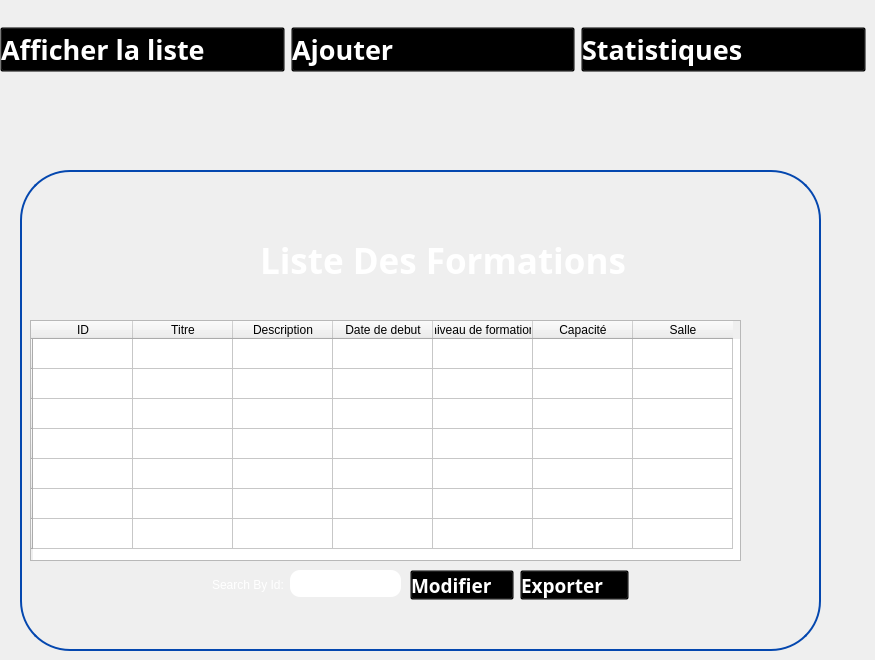
   <widget class="QWidget" name="listeformation">
    <widget class="QGroupBox" name="groupBox_10">
     <property name="geometry">
      <rect>
       <x>20</x>
       <y>170</y>
       <width>801</width>
       <height>481</height>
      </rect>
     </property>
     <property name="styleSheet">
      <string notr="true">QGroupBox {
	border-radius:50px;
    border: 2px solid #0447AF; /* Red border */
}
</string>
     </property>
     <property name="title">
      <string/>
     </property>
     <widget class="QLabel" name="label_29">
      <property name="geometry">
       <rect>
        <x>120</x>
        <y>50</y>
        <width>81</width>
        <height>81</height>
       </rect>
      </property>
      <property name="text">
       <string/>
      </property>
      <property name="pixmap">
       <pixmap>:/Desktop/imageprojetcpp/gestion-de-projet.png</pixmap>
      </property>
      <property name="scaledContents">
       <bool>true</bool>
      </property>
     </widget>
     <widget class="QLabel" name="label_30">
      <property name="geometry">
       <rect>
        <x>240</x>
        <y>60</y>
        <width>521</width>
        <height>61</height>
       </rect>
      </property>
      <property name="font">
       <font>
        <family>Plus Jakarta Sans</family>
        <pointsize>26</pointsize>
        <weight>75</weight>
        <bold>true</bold>
       </font>
      </property>
      <property name="styleSheet">
       <string notr="true">color:white;
    background: transparent;
</string>
      </property>
      <property name="text">
       <string>Liste Des Formations</string>
      </property>
     </widget>
     <widget class="Line" name="line_42">
      <property name="geometry">
       <rect>
        <x>220</x>
        <y>570</y>
        <width>118</width>
        <height>3</height>
       </rect>
      </property>
      <property name="orientation">
       <enum>Qt::Horizontal</enum>
      </property>
     </widget>
     <widget class="QTableWidget" name="tableWidget_3">
      <property name="geometry">
       <rect>
        <x>10</x>
        <y>150</y>
        <width>711</width>
        <height>241</height>
       </rect>
      </property>
      <property name="styleSheet">
       <string notr="true">QTableWidget::horizontalHeader {
    background:transparent;
    color: white;
}</string>
      </property>
      <row>
       <property name="text">
        <string/>
       </property>
      </row>
      <row>
       <property name="text">
        <string/>
       </property>
      </row>
      <row>
       <property name="text">
        <string/>
       </property>
      </row>
      <row>
       <property name="text">
        <string/>
       </property>
      </row>
      <row>
       <property name="text">
        <string/>
       </property>
      </row>
      <row>
       <property name="text">
        <string/>
       </property>
      </row>
      <row>
       <property name="text">
        <string/>
       </property>
      </row>
      <column>
       <property name="text">
        <string>ID</string>
       </property>
      </column>
      <column>
       <property name="text">
        <string>Titre</string>
       </property>
      </column>
      <column>
       <property name="text">
        <string>Description</string>
       </property>
      </column>
      <column>
       <property name="text">
        <string>Date de debut</string>
       </property>
      </column>
      <column>
       <property name="text">
        <string>niveau de formation</string>
       </property>
      </column>
      <column>
       <property name="text">
        <string>Capacité</string>
       </property>
      </column>
      <column>
       <property name="text">
        <string>Salle</string>
       </property>
      </column>
     </widget>
     <widget class="QLineEdit" name="lineEdit_7">
      <property name="geometry">
       <rect>
        <x>1351</x>
        <y>501</y>
        <width>111</width>
        <height>20</height>
       </rect>
      </property>
      <property name="styleSheet">
       <string notr="true">background:transparent;
border-radius:20px;
border-color:blue;
color:white;</string>
      </property>
      <property name="text">
       <string>Search By Id:</string>
      </property>
     </widget>
     <widget class="QGroupBox" name="horizontalGroupBox_9">
      <property name="geometry">
       <rect>
        <x>720</x>
        <y>220</y>
        <width>191</width>
        <height>51</height>
       </rect>
      </property>
      <property name="styleSheet">
       <string notr="true">background:transparent;
border:transparent;</string>
      </property>
      <layout class="QHBoxLayout" name="horizontalLayout_7"/>
     </widget>
     <widget class="QPushButton" name="pushButton_39">
      <property name="geometry">
       <rect>
        <x>500</x>
        <y>400</y>
        <width>109</width>
        <height>30</height>
       </rect>
      </property>
      <property name="font">
       <font>
        <family>Gill Sans MT</family>
        <pointsize>14</pointsize>
        <weight>75</weight>
        <bold>true</bold>
       </font>
      </property>
      <property name="styleSheet">
       <string notr="true">QPushButton:hover {
    color: red;
    background: transparent;
}

QPushButton {
    text-align: left;
    background: transparent;
    color: rgb(255,255,255);
}

</string>
      </property>
      <property name="text">
       <string>Exporter</string>
      </property>
      <property name="icon">
       <iconset>
        <normaloff>:/Desktop/imageprojetcpp/pdf.png</normaloff>:/Desktop/imageprojetcpp/pdf.png</iconset>
      </property>
      <property name="iconSize">
       <size>
        <width>25</width>
        <height>25</height>
       </size>
      </property>
     </widget>
     <widget class="QPushButton" name="pushButton_40">
      <property name="geometry">
       <rect>
        <x>390</x>
        <y>400</y>
        <width>104</width>
        <height>30</height>
       </rect>
      </property>
      <property name="font">
       <font>
        <family>Gill Sans MT</family>
        <pointsize>14</pointsize>
        <weight>75</weight>
        <bold>true</bold>
       </font>
      </property>
      <property name="styleSheet">
       <string notr="true">QPushButton:hover {
    color: red;
    background: transparent;
}

QPushButton {
    text-align: left;
    background: transparent;
    color: rgb(255,255,255);
}

</string>
      </property>
      <property name="text">
       <string>Modifier</string>
      </property>
      <property name="icon">
       <iconset>
        <normaloff>:/Desktop/imageprojetcpp/crayon.png</normaloff>:/Desktop/imageprojetcpp/crayon.png</iconset>
      </property>
      <property name="iconSize">
       <size>
        <width>25</width>
        <height>25</height>
       </size>
      </property>
     </widget>
     <widget class="QLineEdit" name="lineEdit_13">
      <property name="geometry">
       <rect>
        <x>190</x>
        <y>400</y>
        <width>111</width>
        <height>30</height>
       </rect>
      </property>
      <property name="styleSheet">
       <string notr="true">background:transparent;
border-radius:20px;
border-color:blue;
color:white;</string>
      </property>
      <property name="text">
       <string>Search By Id:</string>
      </property>
     </widget>
     <widget class="QLabel" name="label_9">
      <property name="geometry">
       <rect>
        <x>270</x>
        <y>400</y>
        <width>111</width>
        <height>27</height>
       </rect>
      </property>
      <property name="styleSheet">
       <string notr="true">background:white;
border-radius:10px;</string>
      </property>
      <property name="text">
       <string/>
      </property>
     </widget>
     <zorder>horizontalGroupBox_9</zorder>
     <zorder>tableWidget_3</zorder>
     <zorder>label_29</zorder>
     <zorder>label_30</zorder>
     <zorder>line_42</zorder>
     <zorder>lineEdit_7</zorder>
     <zorder>pushButton_39</zorder>
     <zorder>pushButton_40</zorder>
     <zorder>lineEdit_13</zorder>
     <zorder>label_9</zorder>
    </widget>
    <widget class="QWidget" name="horizontalLayoutWidget_9">
     <property name="geometry">
      <rect>
       <x>0</x>
       <y>10</y>
       <width>866</width>
       <height>80</height>
      </rect>
     </property>
     <layout class="QHBoxLayout" name="horizontalLayout_12">
      <item>
       <widget class="QPushButton" name="pushButton_105">
        <property name="font">
         <font>
          <family>Gill Sans MT</family>
          <pointsize>20</pointsize>
          <weight>75</weight>
          <bold>true</bold>
         </font>
        </property>
        <property name="styleSheet">
         <string notr="true">QPushButton:hover {
    color: blue;
    background: transparent;
}

QPushButton {
    text-align: left;
    background: transparent;
    color: rgb(255,255,255);
}
</string>
        </property>
        <property name="text">
         <string>Afficher la liste</string>
        </property>
        <property name="icon">
         <iconset>
          <normaloff>../../Downloads/wetransfer_icons_2024-02-06_1419/icons/liste-de-controle.png</normaloff>../../Downloads/wetransfer_icons_2024-02-06_1419/icons/liste-de-controle.png</iconset>
        </property>
        <property name="iconSize">
         <size>
          <width>50</width>
          <height>46</height>
         </size>
        </property>
       </widget>
      </item>
      <item>
       <widget class="QPushButton" name="pushButton_106">
        <property name="font">
         <font>
          <family>Gill Sans MT</family>
          <pointsize>20</pointsize>
          <weight>75</weight>
          <bold>true</bold>
         </font>
        </property>
        <property name="styleSheet">
         <string notr="true">QPushButton:hover {
    color: blue;
    background: transparent;
}

QPushButton {
    text-align: left;
    background: transparent;
    color: rgb(255,255,255);
}
</string>
        </property>
        <property name="text">
         <string>Ajouter </string>
        </property>
        <property name="icon">
         <iconset>
          <normaloff>../../Downloads/wetransfer_icons_2024-02-06_1419/icons/image (3).png</normaloff>../../Downloads/wetransfer_icons_2024-02-06_1419/icons/image (3).png</iconset>
        </property>
        <property name="iconSize">
         <size>
          <width>50</width>
          <height>46</height>
         </size>
        </property>
       </widget>
      </item>
      <item>
       <widget class="QPushButton" name="pushButton_107">
        <property name="font">
         <font>
          <family>Gill Sans MT</family>
          <pointsize>20</pointsize>
          <weight>75</weight>
          <bold>true</bold>
         </font>
        </property>
        <property name="styleSheet">
         <string notr="true">QPushButton:hover {
    color: blue;
    background: transparent;
}

QPushButton {
    text-align: left;
    background: transparent;
    color: rgb(255,255,255);
}

</string>
        </property>
        <property name="text">
         <string>Statistiques</string>
        </property>
        <property name="icon">
         <iconset>
          <normaloff>../../Downloads/wetransfer_icons_2024-02-06_1419/icons/image (2).png</normaloff>../../Downloads/wetransfer_icons_2024-02-06_1419/icons/image (2).png</iconset>
        </property>
        <property name="iconSize">
         <size>
          <width>50</width>
          <height>46</height>
         </size>
        </property>
       </widget>
      </item>
     </layout>
    </widget>
   </widget>
